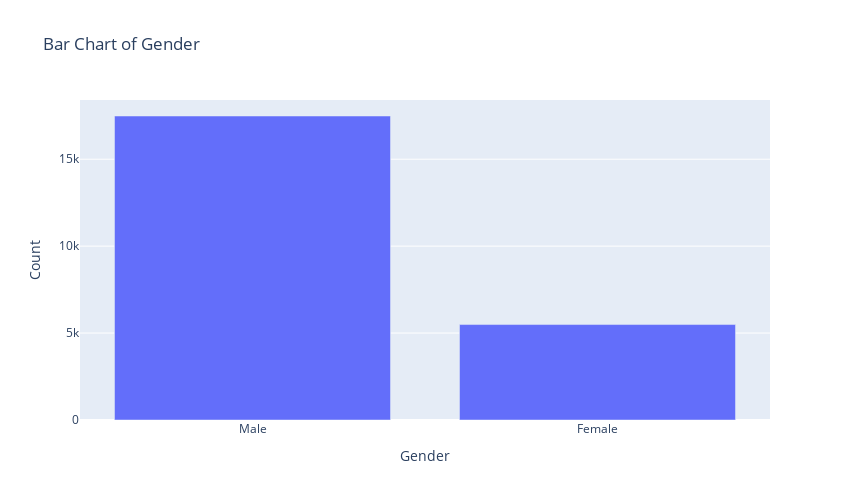

The notebook cell this image was saved under:
### Code cell
# plotting the bar charts for the distribution of gender
# Count the occurrences of each category
gender_counts = df_2022['HHSEX'].value_counts()

# Plot the bar chart
fig = px.bar(x=gender_counts.index, y=gender_counts.values, labels={'x': 'Gender', 'y': 'Count'}, 
             title='Bar Chart of Gender')
fig.update_layout(height = 500, width = 850)
fig.show()

### Figure 1 — Plotly figure (JSON) as saved in the notebook; plotly's stock layout.template omitted (floating-point values rounded to 4 significant figures)
{"data": [{"alignmentgroup": "True", "hovertemplate": "Gender=%{x}<br>Count=%{y}<extra></extra>", "legendgroup": "", "marker": {"color": "#636efa", "pattern": {"shape": ""}}, "name": "", "offsetgroup": "", "orientation": "v", "showlegend": false, "textposition": "auto", "type": "bar", "x": ["Male", "Female"], "xaxis": "x", "y": [17485, 5490], "yaxis": "y"}], "layout": {"barmode": "relative", "height": 500, "legend": {"tracegroupgap": 0}, "title": {"text": "Bar Chart of Gender"}, "width": 850, "xaxis": {"anchor": "y", "domain": [0, 1], "title": {"text": "Gender"}}, "yaxis": {"anchor": "x", "domain": [0, 1], "title": {"text": "Count"}}}}
